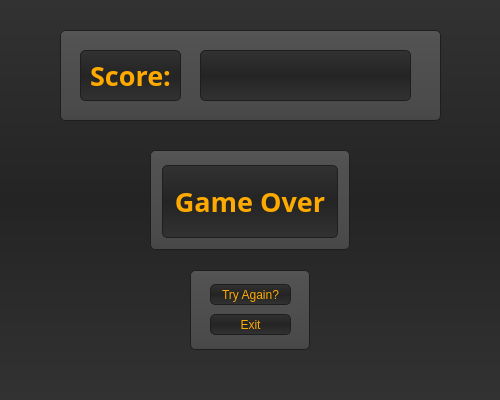
<?xml version="1.0" encoding="UTF-8"?>
<ui version="4.0">
 <class>gameOver</class>
 <widget class="QWidget" name="gameOver">
  <property name="geometry">
   <rect>
    <x>0</x>
    <y>0</y>
    <width>500</width>
    <height>400</height>
   </rect>
  </property>
  <property name="windowTitle">
   <string>Form</string>
  </property>
  <property name="styleSheet">
   <string notr="true">background-color: QLinearGradient(x1:0, y1:0, x2:0, y2:1, stop:0 #323232, stop: 0.5 #242424, stop:1 #323232);</string>
  </property>
  <widget class="QGroupBox" name="labelGroupBox">
   <property name="geometry">
    <rect>
     <x>150</x>
     <y>150</y>
     <width>200</width>
     <height>100</height>
    </rect>
   </property>
   <property name="styleSheet">
    <string notr="true">selection-background-color: #ffaa00;
    background-color: QLinearGradient( x1: 0, y1: 0, x2: 0, y2: 1, stop: 0 #565656, stop: 0.1 #525252, stop: 0.5 #4e4e4e, stop: 0.9 #4a4a4a, stop: 1 #464646);
    border-style: solid;
    border: 1px solid #1e1e1e;
    border-radius: 5;</string>
   </property>
   <property name="title">
    <string/>
   </property>
   <layout class="QVBoxLayout" name="verticalLayout">
    <item>
     <widget class="QLabel" name="gameOverLabel">
      <property name="font">
       <font>
        <family>Berlin Sans FB</family>
        <pointsize>20</pointsize>
        <weight>75</weight>
        <bold>true</bold>
       </font>
      </property>
      <property name="styleSheet">
       <string notr="true">text-align: center;
spacing: 1px; /* spacing between items in the tool bar */
background-color: QLinearGradient(x1:0, y1:0, x2:0, y2:1, stop:0 #323232, stop: 0.5 #242424, stop:1 #323232);
color: rgb(255, 170, 0)</string>
      </property>
      <property name="text">
       <string>Game Over</string>
      </property>
      <property name="alignment">
       <set>Qt::AlignCenter</set>
      </property>
     </widget>
    </item>
   </layout>
  </widget>
  <widget class="QGroupBox" name="optionBox">
   <property name="geometry">
    <rect>
     <x>190</x>
     <y>270</y>
     <width>120</width>
     <height>80</height>
    </rect>
   </property>
   <property name="styleSheet">
    <string notr="true">selection-background-color: #ffaa00;
    background-color: QLinearGradient( x1: 0, y1: 0, x2: 0, y2: 1, stop: 0 #565656, stop: 0.1 #525252, stop: 0.5 #4e4e4e, stop: 0.9 #4a4a4a, stop: 1 #464646);
    border-style: solid;
    border: 1px solid #1e1e1e;
    border-radius: 5;</string>
   </property>
   <property name="title">
    <string/>
   </property>
   <widget class="QPushButton" name="againButton">
    <property name="geometry">
     <rect>
      <x>20</x>
      <y>14</y>
      <width>81</width>
      <height>21</height>
     </rect>
    </property>
    <property name="styleSheet">
     <string notr="true">text-align: center;
spacing: 1px; /* spacing between items in the tool bar */
background-color: QLinearGradient(x1:0, y1:0, x2:0, y2:1, stop:0 #323232, stop: 0.5 #242424, stop:1 #323232);
color: rgb(255, 170, 0)</string>
    </property>
    <property name="text">
     <string>Try Again?</string>
    </property>
   </widget>
   <widget class="QPushButton" name="exitButton">
    <property name="geometry">
     <rect>
      <x>20</x>
      <y>44</y>
      <width>81</width>
      <height>21</height>
     </rect>
    </property>
    <property name="styleSheet">
     <string notr="true">text-align: center;
spacing: 1px; /* spacing between items in the tool bar */
background-color: QLinearGradient(x1:0, y1:0, x2:0, y2:1, stop:0 #323232, stop: 0.5 #242424, stop:1 #323232);
color: rgb(255, 170, 0)</string>
    </property>
    <property name="text">
     <string>Exit</string>
    </property>
   </widget>
  </widget>
  <widget class="QGroupBox" name="scoreBox">
   <property name="geometry">
    <rect>
     <x>60</x>
     <y>30</y>
     <width>381</width>
     <height>91</height>
    </rect>
   </property>
   <property name="styleSheet">
    <string notr="true">selection-background-color: #ffaa00;
    background-color: QLinearGradient( x1: 0, y1: 0, x2: 0, y2: 1, stop: 0 #565656, stop: 0.1 #525252, stop: 0.5 #4e4e4e, stop: 0.9 #4a4a4a, stop: 1 #464646);
    border-style: solid;
    border: 1px solid #1e1e1e;
    border-radius: 5;</string>
   </property>
   <property name="title">
    <string/>
   </property>
   <widget class="QLabel" name="scoreLabel">
    <property name="geometry">
     <rect>
      <x>140</x>
      <y>20</y>
      <width>211</width>
      <height>51</height>
     </rect>
    </property>
    <property name="font">
     <font>
      <family>Berlin Sans FB</family>
      <pointsize>20</pointsize>
      <weight>75</weight>
      <bold>true</bold>
     </font>
    </property>
    <property name="styleSheet">
     <string notr="true">text-align: center;
spacing: 1px; /* spacing between items in the tool bar */
background-color: QLinearGradient(x1:0, y1:0, x2:0, y2:1, stop:0 #323232, stop: 0.5 #242424, stop:1 #323232);
color: rgb(255, 170, 0)</string>
    </property>
    <property name="text">
     <string/>
    </property>
    <property name="alignment">
     <set>Qt::AlignCenter</set>
    </property>
   </widget>
   <widget class="QLabel" name="label">
    <property name="geometry">
     <rect>
      <x>20</x>
      <y>20</y>
      <width>101</width>
      <height>51</height>
     </rect>
    </property>
    <property name="font">
     <font>
      <family>Berlin Sans FB</family>
      <pointsize>20</pointsize>
      <weight>75</weight>
      <bold>true</bold>
     </font>
    </property>
    <property name="styleSheet">
     <string notr="true">text-align: center;
spacing: 1px; /* spacing between items in the tool bar */
background-color: QLinearGradient(x1:0, y1:0, x2:0, y2:1, stop:0 #323232, stop: 0.5 #242424, stop:1 #323232);
color: rgb(255, 170, 0)</string>
    </property>
    <property name="text">
     <string>Score:</string>
    </property>
    <property name="alignment">
     <set>Qt::AlignCenter</set>
    </property>
   </widget>
  </widget>
 </widget>
 <resources/>
 <connections>
  <connection>
   <sender>exitButton</sender>
   <signal>clicked()</signal>
   <receiver>gameOver</receiver>
   <slot>close()</slot>
   <hints>
    <hint type="sourcelabel">
     <x>265</x>
     <y>330</y>
    </hint>
    <hint type="destinationlabel">
     <x>417</x>
     <y>330</y>
    </hint>
   </hints>
  </connection>
 </connections>
</ui>
